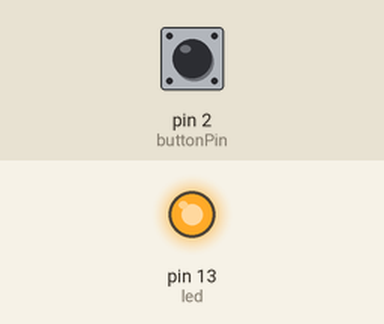
Simulated run of this sketch. Board: Arduino Uno, built with avr-gcc and run on an emulated ATmega328P. On the bench: output pins drawn as LEDs (lit = HIGH). Inputs (shaded band) come from the test bench; at power-on: pin 2 (buttonPin) LOW.

Above: at 1.2 s.
1.3 s: pin 2 (buttonPin) pulled HIGH for 0.15 s
At 2.5 s:
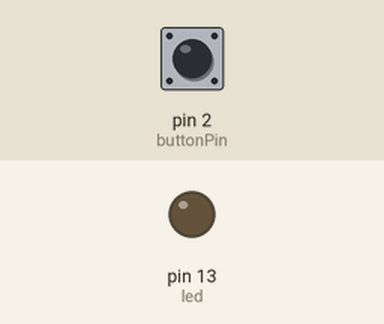
2.9 s: pin 2 (buttonPin) pulled HIGH for 1 s
At 3.9 s:
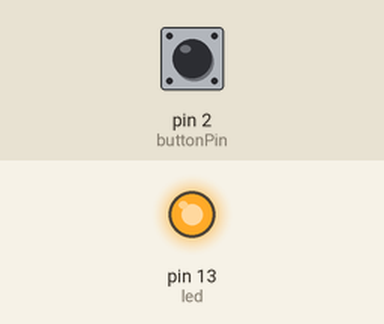
5.4 s: pin 2 (buttonPin) pulled HIGH for 3.2 s
At 5.9 s:
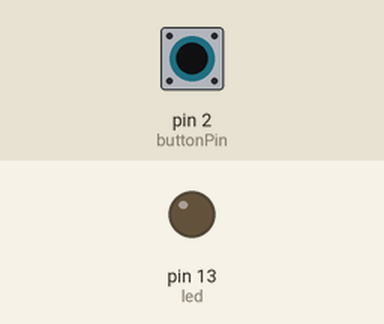
Timing chart, 0 to 8.4 s (numbered marks = the images above; inputs shaded):
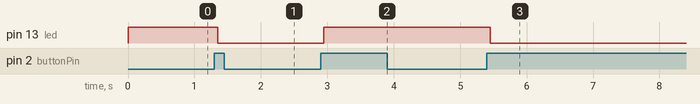

The sketch:

ledDebounce.ino
```cpp
int buttonPin = 2;
int led = 13;


int ledState = HIGH;
int buttonState = 0;
int lastButtonState = LOW;

// the following variables are long's because the time, measured in miliseconds,
// will quickly become a bigger number than can be stored in an int.
long lastDebounceTime = 0;  // the last time the output pin was toggled
long debounceDelay = 50;    // the debounce time; increase if the output flickers

void setup() {
  pinMode(buttonPin, INPUT);
  pinMode(led, OUTPUT);

  // set initial LED state
  digitalWrite(led, ledState);
}

void loop() {
  // read the state of the switch into a local variable:
  int reading = digitalRead(buttonPin);

  // check to see if you just pressed the button
  // (i.e. the input went from LOW to HIGH),  and you've waited
  // long enough since the last press to ignore any noise:

  // If the switch changed, due to noise or pressing:
  if (reading != lastButtonState) {
    // reset the debouncing timer
    lastDebounceTime = millis();
  }

  if ((millis() - lastDebounceTime) > debounceDelay) {
    // whatever the reading is at, it's been there for longer
    // than the debounce delay, so take it as the actual current state:

    // if the button state has changed:
    if (reading != buttonState) {
      buttonState = reading;

      // only toggle the LED if the new button state is HIGH
      if (buttonState == HIGH) {
        ledState = !ledState;
      }
    }
  }

  // set the LED:
  digitalWrite(led, ledState);

  // save the reading.  Next time through the loop,
  // it'll be the lastButtonState:
  lastButtonState = reading;
}
```

Measured:
- after the input at 1.3 s, pin 13 (led): HIGH → LOW after 0.05 s
- after the input at 2.9 s, pin 13 (led): LOW → HIGH after 0.05 s
- after the input at 5.4 s, pin 13 (led): HIGH → LOW after 0.05 s
